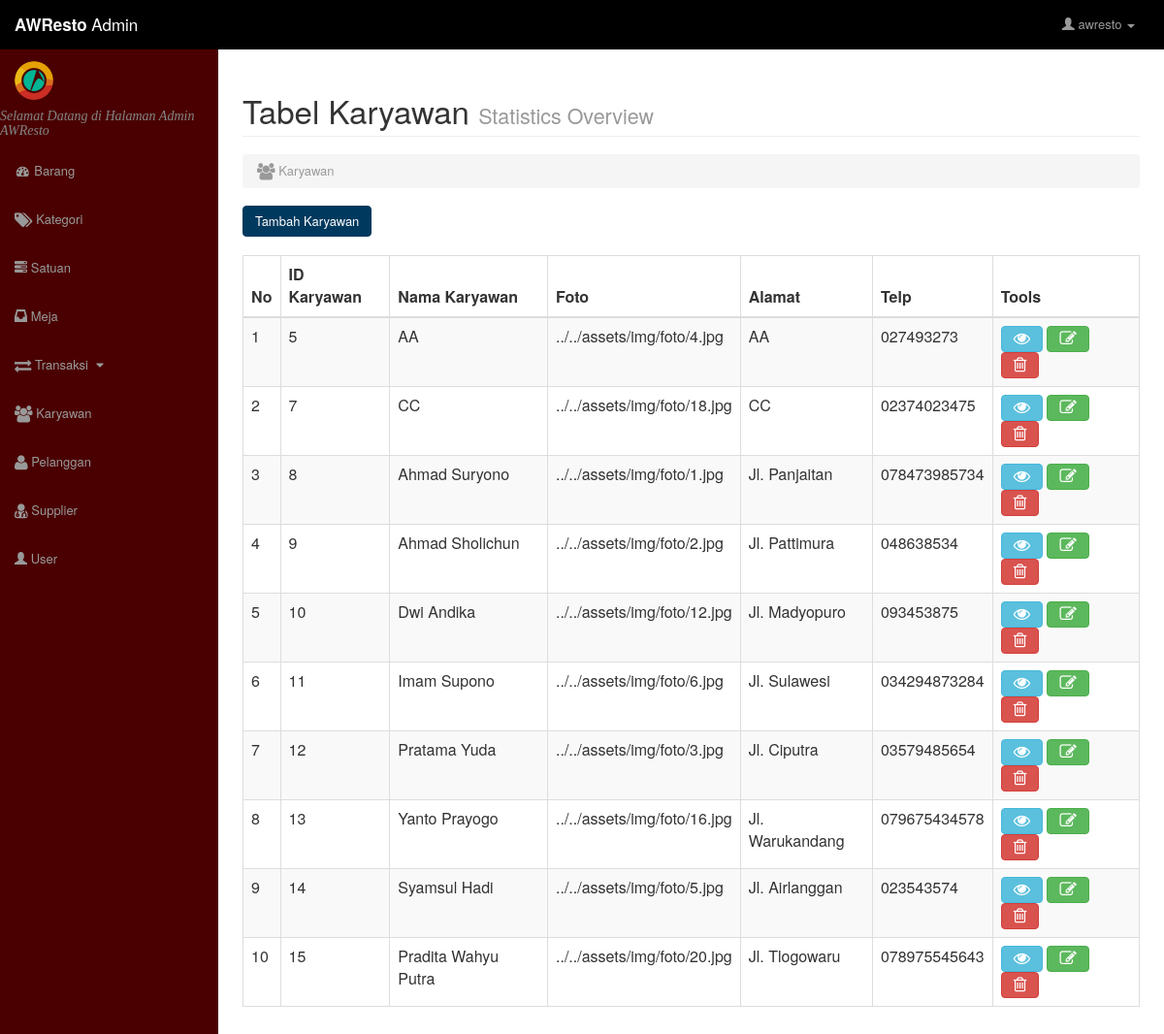
Screenshot of /admin/karyawan/index.php (signed in) with the database file from the repository.
### tables this page shows
CREATE TABLE IF NOT EXISTS `karyawan` (
  `id_karyawan` int(100) NOT NULL AUTO_INCREMENT,
  `nama_karyawan` varchar(100) NOT NULL,
  `foto_karyawan` text NOT NULL,
  `alamat` varchar(100) NOT NULL,
  `telepon` varchar(100) NOT NULL,
  PRIMARY KEY (`id_karyawan`)
);

### admin/karyawan/index.php (the view, shortened to what this page needs)
<?php
    if(isset($_SESSION['user']) == 0){
?>
<script>alert('Silahkan Melakukan Login dahulu !!');document.location.href="../index.php"</script>
<?php } else { ?>
<html>
    <head>
        <?php include "../include/style.php" ?>
    </head>
    <body>
        <div id="wrapper">
            <?php include "../include/navbar.php" ?>
            <div id="page-wrapper">
                <div class="container-fluid">
                    <div class="row">
                        <div class="col-lg-12">
                            <h1 class="page-header">
                                Tabel Karyawan
                                <small>Statistics Overview</small>
                            </h1>
                            <ol class="breadcrumb">
                                <li class="active">
                                    <i class="fa fa-group fa-lg"></i>
                                    Karyawan
                                </li>
                            </ol>
                        </div>
                    </div>
                    <a href="karyawan_form.php">
                        <button class="btn btn-primary" role="button" style="background-color:#00395E;border-color:#00395E;">Tambah Karyawan</button>
                    </a>
                    <br><br>
                    <div class="row">
                        <div class="col-lg-12">
                            <div class="table-responsive">
                                <table class="table table-bordered table-hover table-striped">
                                    <thead>
                                        <tr>
                                            <th style="width:20px">No</th>
                                            <th>ID Karyawan</th>
                                            <th>Nama Karyawan</th>
                                            <th>Foto</th>
                                            <th>Alamat</th>
                                            <th>Telp</th>
                                            <th>Tools</th>
                                        </tr>
                                    </thead>
                                    <tbody>
                                        <?php
                                            $sql = mysql_query("SELECT * FROM karyawan ORDER BY id_karyawan ASC");
                                            $no=1;
                                            while($dt = mysql_fetch_array($sql))
                                            {
                                                echo "
                                                <tr>
                                                    <td>$no</td>
                                                    <td>$dt[id_karyawan]</td>
                                                    <td>$dt[nama_karyawan]</td>
                                                    <td>$dt[foto_karyawan]</td>
                                                    <td>$dt[alamat]</td>
                                                    <td>$dt[telepon]</td>
                                                    <td>
                                                        <a class='btn btn-info' href='karyawan_detail.php?id=".$dt['id_karyawan']."'>
                                                            <i class='fa fa-eye fa-lg'></i>
                                                        </a>
                                                        <a class='btn btn-success' href='karyawan_edit.php?id=".$dt['id_karyawan']."'>
                                                            <i class='fa fa-edit fa-lg'></i>
                                                        </a>
                                                        <a class='btn btn-danger' href='karyawan_delete.php?id=".$dt['id_karyawan']."'>
                                                            <i class='fa fa-trash-o fa-lg'></i>
                                                        </a>
                                                    </td>
                                                </tr>";
                                                $no++;
                                            }
                                        ?>
                                    </tbody>
                                </table>
                            </div>
                        </div>
                    </div>
                </div>
            </div>
        </div>
    </body>
</html>
<?php } ?>

### admin/include/style.php (shortened to what this page needs)
<link href="../../assets/dist/css/bootstrap.min.css" rel="stylesheet">
<link href="../../assets/css/bootstrap.min.css" rel="stylesheet">
<link href="../../assets/css/admin/sb-admin.css" rel="stylesheet">
<link href="../../assets/css/admin/morris.css" rel="stylesheet">
<link href="../../assets/font-awesome-4.0.3/css/font-awesome.css" rel="stylesheet">
<link href="../../assets/font-awesome-4.0.3/css/font-awesome.min.css" rel="stylesheet">

### admin/include/navbar.php (shortened to what this page needs)
<nav class="navbar navbar-inverse navbar-fixed-top" role="navigation" style="background-color: #000;border-color: #000000;">
    <div class="navbar-header">
        <a class="navbar-brand">
            <strong>AWResto</strong>
            Admin
        </a>
    </div>
    <ul class="nav navbar-right top-nav">
        <li class="profile dropdown">
            <a href="#" class="dropdown-toggle" data-toggle="dropdown">
                <span class="glyphicon glyphicon-user"></span>
                <?php echo $_SESSION['user']; ?>
                <b class="caret"></b>
            </a>
        </li>
    </ul>
    <div class="collapse navbar-collapse navbar-ex1-collapse">
        <ul class="nav navbar-nav side-nav">
            <br>
            <img src="../../assets/img/awbest.png" class="img-circle" style="margin-left: 15px;margin-top: -7px;">
            <h4>
                <marquee style="font-family: -webkit-pictograph;font-size: 14px;font-style: oblique;color: rgb(132, 132, 132);">
                    Selamat Datang di Halaman Admin AWResto
                </marquee>
            </h4>
            <li>
                <a href="../barang/index.php">
                    <i class="fa fa-fw fa-dashboard"></i>
                    Barang
                </a>
            </li>
            <li>
                <a href="../kategori/index.php">
                    <i class="fa fa-tags fa-lg"></i>
                    Kategori
                </a>
            </li>
            <li>
                <a href="../satuan/index.php">
                    <span class="glyphicon glyphicon-tasks"></span>
                    Satuan
                </a>
            </li>
            <li>
                <a href="../meja/index.php">
                    <span class="glyphicon glyphicon-inbox"></span>
                    Meja
                </a>
            </li>
            <li>
                <a href="javascript:;" data-toggle="collapse" data-target="#demo">
                    <i class="fa fa-exchange fa-lg"></i>
                    Transaksi
                    <i class="fa fa-fw fa-caret-down"></i>
                </a>
            </li>
            <li>
                <a href="../karyawan/index.php">
                    <i class="fa fa-group fa-lg"></i>
                    Karyawan
                </a>
            </li>
            <li>
                <a href="../pelanggan/index.php">
                    <i class="fa fa-user fa-lg"></i>
                    Pelanggan
                </a>
            </li>
            <li>
                <a href="../supplier/index.php">
                    <i class="fa fa-user-md fa-lg"></i>
                    Supplier
                </a>
            </li>
            <li>
                <a href="../user/index.php">
                    <span class="glyphicon glyphicon-user"></span>
                    User
                </a>
            </li>
        </ul>
    </div>
</nav>

### assets/css/admin/sb-admin.css (style rules this page uses)
body { margin-top: 88px; }
@media (min-width:768px) { body { margin-top: 50px; } }
#wrapper { padding-left: 0; }
#page-wrapper { width: 100%; padding: 0; background-color: #fff; }
@media (min-width:768px) { #wrapper { padding-left: 225px; } }
@media (min-width:768px) { #page-wrapper { padding: 10px; } }
.top-nav { padding: 0 15px; }
.top-nav>li { display: inline-block; float: left; }
.top-nav>li>a { padding-top: 15px; padding-bottom: 15px; line-height: 20px; color: #999; }
@media (min-width:768px) { .side-nav { position: fixed; top: 51px; left: 225px; width: 225px; margin-left: -225px; border: none; border-radius: 0; overflow-y: auto; background-color: #4A0000; bottom: 0; overflow-x: hidden; padding-bottom: 40px; } }
@media (min-width:768px) { .side-nav>li>a { width: 225px; } }

### rows the page displays
karyawan: id_karyawan "5", nama_karyawan "AA", foto_karyawan "../../assets/img/foto/4.jpg", alamat "AA", telepon "027493273"
karyawan: id_karyawan "7", nama_karyawan "CC", foto_karyawan "../../assets/img/foto/18.jpg", alamat "CC", telepon "02374023475"
karyawan: id_karyawan "8", nama_karyawan "Ahmad Suryono", foto_karyawan "../../assets/img/foto/1.jpg", alamat "Jl. Panjaitan", telepon "078473985734"
karyawan: id_karyawan "9", nama_karyawan "Ahmad Sholichun", foto_karyawan "../../assets/img/foto/2.jpg", alamat "Jl. Pattimura", telepon "048638534"
karyawan: id_karyawan "10", nama_karyawan "Dwi Andika", foto_karyawan "../../assets/img/foto/12.jpg", alamat "Jl. Madyopuro", telepon "093453875"
karyawan: id_karyawan "11", nama_karyawan "Imam Supono", foto_karyawan "../../assets/img/foto/6.jpg", alamat "Jl. Sulawesi", telepon "034294873284"
karyawan: id_karyawan "12", nama_karyawan "Pratama Yuda", foto_karyawan "../../assets/img/foto/3.jpg", alamat "Jl. Ciputra", telepon "03579485654"
karyawan: id_karyawan "13", nama_karyawan "Yanto Prayogo", foto_karyawan "../../assets/img/foto/16.jpg", alamat "Jl. Warukandang", telepon "079675434578"
karyawan: id_karyawan "14", nama_karyawan "Syamsul Hadi", foto_karyawan "../../assets/img/foto/5.jpg", alamat "Jl. Airlanggan", telepon "023543574"
karyawan: id_karyawan "15", nama_karyawan "Pradita Wahyu Putra", foto_karyawan "../../assets/img/foto/20.jpg", alamat "Jl. Tlogowaru", telepon "078975545643"

### other values shown
$_SESSION['user'] "awresto"
